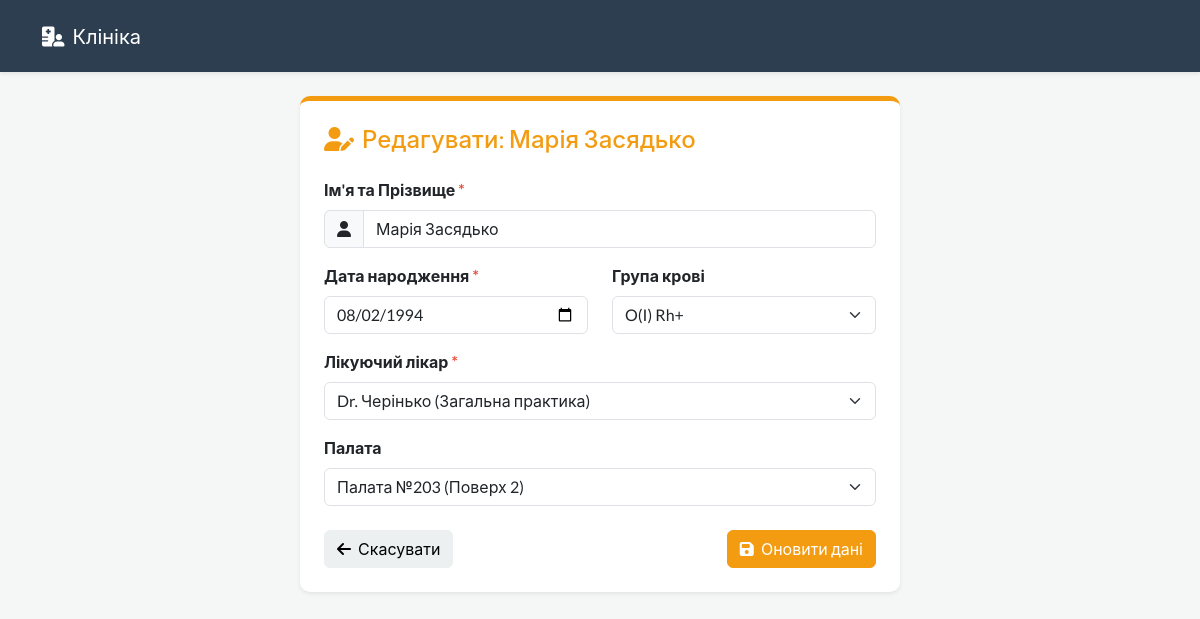
Page /edit/1 on the earlier database version.
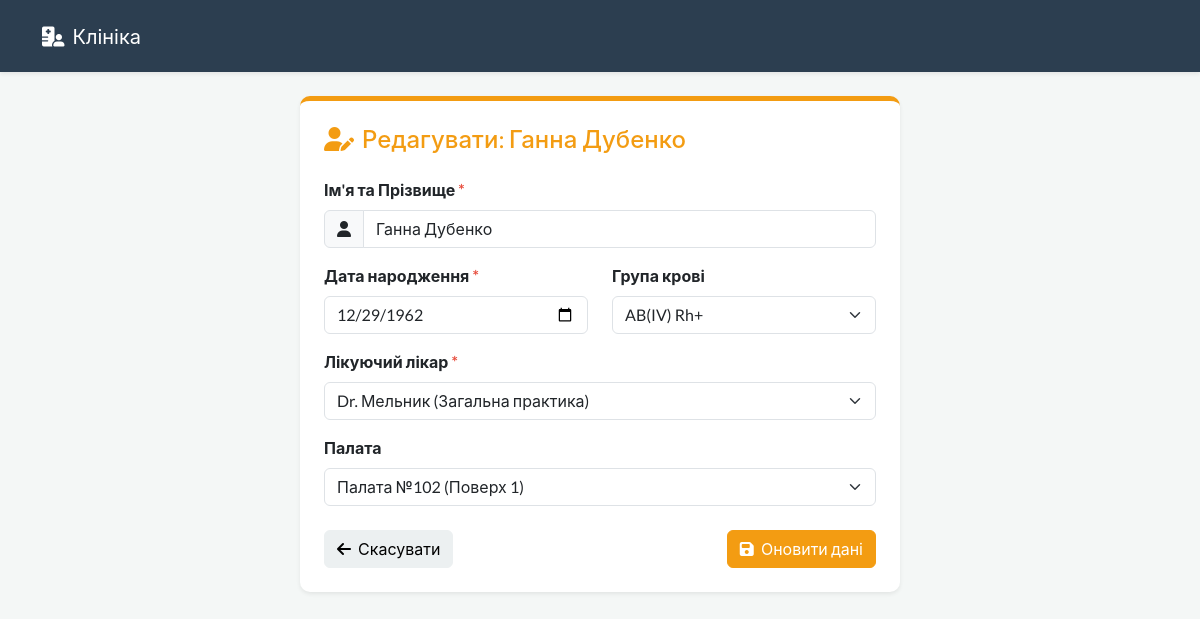
Same page on the later database version.
### hospital_dal/models.py (models this page shows)
class Patient(Base):
    __tablename__ = 'patients'
    id = Column(Integer, primary_key=True, autoincrement=True)
    name = Column(String)
    date_of_birth = Column(Date)
    ward_id = Column(Integer, ForeignKey('wards.id'))
    doctor_id = Column(Integer, ForeignKey('doctors.id'))
    ward = relationship("Ward", back_populates="patients")
    doctor = relationship("Doctor", back_populates="patients")
    medical_record = relationship("MedicalRecord", back_populates="patient", uselist=False, cascade="all, delete-orphan")

class MedicalRecord(Base):
    __tablename__ = 'medical_records'
    id = Column(Integer, primary_key=True, autoincrement=True)
    blood_type = Column(String)
    diagnosis = Column(String)
    allergies = Column(String)
    patient_id = Column(Integer, ForeignKey('patients.id'))
    patient = relationship("Patient", back_populates="medical_record")

class Doctor(Base):
    __tablename__ = 'doctors'
    id = Column(Integer, primary_key=True, autoincrement=True)
    name = Column(String)
    specialization = Column(String)
    patients = relationship("Patient", back_populates="doctor")

### app.py (the view, shortened to what this page needs)
@app.route('/edit/<int:patient_id>', methods=['GET', 'POST'])
def edit_patient(patient_id):
    patient = hospital_service.get_patient_by_id(patient_id)
    doctors = hospital_service.get_available_doctors(patient.doctor_id)
    free_wards = hospital_service.get_free_wards()
    wards_for_dropdown = list(free_wards)
    if patient.ward and patient.ward not in wards_for_dropdown:
        wards_for_dropdown.append(patient.ward)
    return render_template('edit.html', patient=patient, doctors=doctors, wards=wards_for_dropdown, blood_types=BLOOD_TYPES)

### hospital_bll/services.py (called while the page is built)
    def get_patient_by_id(self, patient_id: int):
        return self._data_repo.get_patient_by_id(patient_id)

    def get_free_wards(self):
        return self._data_repo.get_free_wards()

    def get_available_doctors(self, current_doctor_id=None):
        return self._data_repo.get_available_doctors(current_doctor_id)

### hospital_dal/repository.py (called while the page is built)
    def get_patient_by_id(self, patient_id: int):
        return self.session.query(Patient).filter(Patient.id == patient_id).first()

    def get_free_wards(self):
        return self.session.query(Ward).filter(Ward.is_free == True).all()

    def get_available_doctors(self, current_doctor_id=None):
        all_doctors = self.session.query(Doctor).all()
        available_doctors = []
        for doc in all_doctors:
            count = self.session.query(Patient).filter(Patient.doctor_id == doc.id).count()
            if count < 5 or doc.id == current_doctor_id:
                available_doctors.append(doc)
        return available_doctors

### templates/edit.html (shortened to what this page needs)
<!DOCTYPE html>
<html lang="uk">
<head>
    <link href="https://cdn.jsdelivr.net/npm/bootswatch@5.3.0/dist/flatly/bootstrap.min.css" rel="stylesheet">
    <link rel="stylesheet" href="https://cdnjs.cloudflare.com/ajax/libs/font-awesome/6.4.0/css/all.min.css">
</head>
<body>
    <nav class="navbar navbar-expand-lg navbar-dark bg-primary shadow-sm mb-4">
        <div class="container">
            <a class="navbar-brand" href="/"><i class="fas fa-hospital-user me-2"></i>Клініка</a>
        </div>
    </nav>
    <div class="container">
        <div class="card shadow-sm p-4 mb-5">
            <h4 class="mb-4 text-warning"><i class="fas fa-user-edit me-2"></i>Редагувати: {{ patient.name }}</h4>
            <form method="POST" action="/edit/{{ patient.id }}">
                <div class="mb-3">
                    <label class="form-label fw-bold">Ім'я та Прізвище <span class="text-danger">*</span></label>
                    <div class="input-group">
                        <span class="input-group-text"><i class="fas fa-user"></i></span>
                        <input type="text" class="form-control" name="name" value="{{ patient.name }}" required>
                    </div>
                </div>
                <div class="row">
                    <div class="col-md-6 mb-3">
                        <label class="form-label fw-bold">Дата народження <span class="text-danger">*</span></label>
                        <input type="date" class="form-control" name="birth_date" value="{{ patient.date_of_birth }}"
                            max="2026-12-31" required>
                    </div>
                    <div class="col-md-6 mb-3">
                        <label class="form-label fw-bold">Група крові</label>
                        <select class="form-select" name="blood_type">
                            {% for b_type in blood_types %}
                            <option value="{{ b_type }}" {% if patient.medical_record and
                                patient.medical_record.blood_type==b_type %}selected{% endif %}>
                                {{ b_type }}
                            </option>
                            {% endfor %}
                        </select>
                    </div>
                </div>
                <div class="mb-3">
                    <label class="form-label fw-bold">Лікуючий лікар <span class="text-danger">*</span></label>
                    <select class="form-select" name="doctor_id" required>
                        {% for doc in doctors %}
                        <option value="{{ doc.id }}" {% if patient.doctor_id==doc.id %}selected{% endif %}>
                            {{ doc.name }} ({{ doc.specialization }})
                        </option>
                        {% endfor %}
                    </select>
                </div>
                <div class="mb-4">
                    <label class="form-label fw-bold">Палата</label>
                    <select class="form-select" name="ward_id">
                        {% for ward in wards %}
                        <option value="{{ ward.id }}" {% if patient.ward_id==ward.id %}selected{% endif %}>
                            Палата №{{ ward.ward_number }} (Поверх {{ ward.floor }})
                        </option>
                        {% endfor %}
                    </select>
                </div>
                <div class="d-flex justify-content-between">
                    <a href="/" class="btn btn-light"><i class="fas fa-arrow-left me-1"></i> Скасувати</a>
                    <button type="submit" class="btn btn-warning"><i class="fas fa-save me-1"></i> Оновити дані</button>
                </div>
            </form>
        </div>
    </div>
</body>
</html>

Differences in the rows shown:
removed MedicalRecord: blood_type "O(I) Rh+"
changed Patient: name "Марія Засядько" → "Ганна Дубенко"; birth_date "08/02/1994" → "12/29/1962"; doctor_id "Dr. Черінько (Загальна практика)" → "Dr. Мельник (Загальна практика)"; ward_id "Палата №203 (Поверх 2)" → "Палата №102 (Поверх 1)"
now on this page (row edited): MedicalRecord: blood_type "AB(IV) Rh+"
